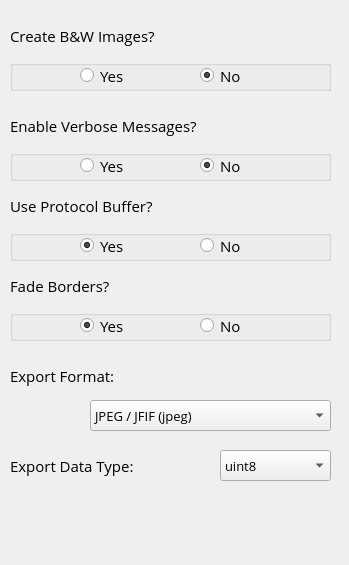
            <widget class="QWidget" name="page_2">
             <property name="geometry">
              <rect>
               <x>0</x>
               <y>0</y>
               <width>349</width>
               <height>565</height>
              </rect>
             </property>
             <attribute name="label">
              <string>Output Options</string>
             </attribute>
             <widget class="QLabel" name="label_50">
              <property name="geometry">
               <rect>
                <x>10</x>
                <y>270</y>
                <width>241</width>
                <height>31</height>
               </rect>
              </property>
              <property name="font">
               <font>
                <family>Open Sans</family>
                <pointsize>11</pointsize>
                <weight>50</weight>
                <bold>false</bold>
               </font>
              </property>
              <property name="text">
               <string>Fade Borders?</string>
              </property>
             </widget>
             <widget class="QGroupBox" name="grpProtocol">
              <property name="geometry">
               <rect>
                <x>10</x>
                <y>230</y>
                <width>321</width>
                <height>31</height>
               </rect>
              </property>
              <property name="font">
               <font>
                <family>Open Sans</family>
                <pointsize>11</pointsize>
                <weight>50</weight>
                <bold>false</bold>
               </font>
              </property>
              <property name="styleSheet">
               <string notr="true"/>
              </property>
              <property name="title">
               <string/>
              </property>
              <widget class="QRadioButton" name="rdoPBYes">
               <property name="geometry">
                <rect>
                 <x>70</x>
                 <y>0</y>
                 <width>86</width>
                 <height>31</height>
                </rect>
               </property>
               <property name="font">
                <font>
                 <family>Open Sans</family>
                 <pointsize>11</pointsize>
                 <weight>50</weight>
                 <bold>false</bold>
                </font>
               </property>
               <property name="text">
                <string>Yes</string>
               </property>
               <property name="checked">
                <bool>true</bool>
               </property>
              </widget>
              <widget class="QRadioButton" name="rdoPBNo">
               <property name="geometry">
                <rect>
                 <x>190</x>
                 <y>0</y>
                 <width>86</width>
                 <height>31</height>
                </rect>
               </property>
               <property name="font">
                <font>
                 <family>Open Sans</family>
                 <pointsize>11</pointsize>
                 <weight>50</weight>
                 <bold>false</bold>
                </font>
               </property>
               <property name="text">
                <string>No</string>
               </property>
               <property name="checked">
                <bool>false</bool>
               </property>
              </widget>
             </widget>
             <widget class="QGroupBox" name="grpFade">
              <property name="geometry">
               <rect>
                <x>10</x>
                <y>310</y>
                <width>321</width>
                <height>31</height>
               </rect>
              </property>
              <property name="font">
               <font>
                <family>Open Sans</family>
                <pointsize>11</pointsize>
                <weight>50</weight>
                <bold>false</bold>
               </font>
              </property>
              <property name="styleSheet">
               <string notr="true"/>
              </property>
              <property name="title">
               <string/>
              </property>
              <widget class="QRadioButton" name="rdoFadeYes">
               <property name="geometry">
                <rect>
                 <x>70</x>
                 <y>0</y>
                 <width>86</width>
                 <height>31</height>
                </rect>
               </property>
               <property name="font">
                <font>
                 <family>Open Sans</family>
                 <pointsize>11</pointsize>
                 <weight>50</weight>
                 <bold>false</bold>
                </font>
               </property>
               <property name="text">
                <string>Yes</string>
               </property>
               <property name="checked">
                <bool>true</bool>
               </property>
              </widget>
              <widget class="QRadioButton" name="rdoFadeNo">
               <property name="geometry">
                <rect>
                 <x>190</x>
                 <y>0</y>
                 <width>86</width>
                 <height>31</height>
                </rect>
               </property>
               <property name="font">
                <font>
                 <family>Open Sans</family>
                 <pointsize>11</pointsize>
                 <weight>50</weight>
                 <bold>false</bold>
                </font>
               </property>
               <property name="text">
                <string>No</string>
               </property>
               <property name="checked">
                <bool>false</bool>
               </property>
              </widget>
             </widget>
             <widget class="QLabel" name="label_19">
              <property name="geometry">
               <rect>
                <x>10</x>
                <y>190</y>
                <width>241</width>
                <height>31</height>
               </rect>
              </property>
              <property name="font">
               <font>
                <family>Open Sans</family>
                <pointsize>11</pointsize>
                <weight>50</weight>
                <bold>false</bold>
               </font>
              </property>
              <property name="text">
               <string>Use Protocol Buffer?</string>
              </property>
             </widget>
             <widget class="QGroupBox" name="grpBW">
              <property name="geometry">
               <rect>
                <x>10</x>
                <y>60</y>
                <width>321</width>
                <height>31</height>
               </rect>
              </property>
              <property name="font">
               <font>
                <family>Open Sans</family>
                <pointsize>11</pointsize>
                <weight>50</weight>
                <bold>false</bold>
               </font>
              </property>
              <property name="styleSheet">
               <string notr="true"/>
              </property>
              <property name="title">
               <string/>
              </property>
              <widget class="QRadioButton" name="rdoBWYes">
               <property name="geometry">
                <rect>
                 <x>70</x>
                 <y>0</y>
                 <width>86</width>
                 <height>31</height>
                </rect>
               </property>
               <property name="font">
                <font>
                 <family>Open Sans</family>
                 <pointsize>11</pointsize>
                 <weight>50</weight>
                 <italic>false</italic>
                 <bold>false</bold>
                </font>
               </property>
               <property name="text">
                <string>Yes</string>
               </property>
              </widget>
              <widget class="QRadioButton" name="rdoBWNo">
               <property name="geometry">
                <rect>
                 <x>190</x>
                 <y>0</y>
                 <width>86</width>
                 <height>31</height>
                </rect>
               </property>
               <property name="font">
                <font>
                 <family>Open Sans</family>
                 <pointsize>11</pointsize>
                 <weight>50</weight>
                 <italic>false</italic>
                 <bold>false</bold>
                </font>
               </property>
               <property name="text">
                <string>No</string>
               </property>
               <property name="checked">
                <bool>true</bool>
               </property>
              </widget>
             </widget>
             <widget class="QGroupBox" name="grpVerbose">
              <property name="geometry">
               <rect>
                <x>10</x>
                <y>150</y>
                <width>321</width>
                <height>31</height>
               </rect>
              </property>
              <property name="font">
               <font>
                <family>Open Sans</family>
                <pointsize>11</pointsize>
                <weight>50</weight>
                <bold>false</bold>
               </font>
              </property>
              <property name="styleSheet">
               <string notr="true"/>
              </property>
              <property name="title">
               <string/>
              </property>
              <widget class="QRadioButton" name="rdoVMYes">
               <property name="geometry">
                <rect>
                 <x>70</x>
                 <y>0</y>
                 <width>86</width>
                 <height>31</height>
                </rect>
               </property>
               <property name="font">
                <font>
                 <family>Open Sans</family>
                 <pointsize>11</pointsize>
                 <weight>50</weight>
                 <italic>false</italic>
                 <bold>false</bold>
                </font>
               </property>
               <property name="text">
                <string>Yes</string>
               </property>
              </widget>
              <widget class="QRadioButton" name="rdoVMNo">
               <property name="geometry">
                <rect>
                 <x>190</x>
                 <y>0</y>
                 <width>86</width>
                 <height>31</height>
                </rect>
               </property>
               <property name="font">
                <font>
                 <family>Open Sans</family>
                 <pointsize>11</pointsize>
                 <weight>50</weight>
                 <italic>false</italic>
                 <bold>false</bold>
                </font>
               </property>
               <property name="text">
                <string>No</string>
               </property>
               <property name="checked">
                <bool>true</bool>
               </property>
              </widget>
             </widget>
             <widget class="QLabel" name="label_14">
              <property name="geometry">
               <rect>
                <x>10</x>
                <y>20</y>
                <width>231</width>
                <height>31</height>
               </rect>
              </property>
              <property name="font">
               <font>
                <family>Open Sans</family>
                <pointsize>11</pointsize>
                <weight>50</weight>
                <bold>false</bold>
               </font>
              </property>
              <property name="text">
               <string>Create B&amp;W Images?</string>
              </property>
             </widget>
             <widget class="QLabel" name="label_20">
              <property name="geometry">
               <rect>
                <x>10</x>
                <y>110</y>
                <width>241</width>
                <height>31</height>
               </rect>
              </property>
              <property name="font">
               <font>
                <family>Open Sans</family>
                <pointsize>11</pointsize>
                <weight>50</weight>
                <bold>false</bold>
               </font>
              </property>
              <property name="text">
               <string>Enable Verbose Messages?</string>
              </property>
             </widget>
             <widget class="QComboBox" name="cboData">
              <property name="geometry">
               <rect>
                <x>220</x>
                <y>450</y>
                <width>111</width>
                <height>31</height>
               </rect>
              </property>
              <property name="font">
               <font>
                <family>Open Sans</family>
                <pointsize>10</pointsize>
                <weight>50</weight>
                <bold>false</bold>
               </font>
              </property>
              <property name="currentIndex">
               <number>0</number>
              </property>
              <item>
               <property name="text">
                <string>uint8</string>
               </property>
              </item>
              <item>
               <property name="text">
                <string>int16</string>
               </property>
              </item>
              <item>
               <property name="text">
                <string>uint16</string>
               </property>
              </item>
              <item>
               <property name="text">
                <string>int32</string>
               </property>
              </item>
              <item>
               <property name="text">
                <string>uint32</string>
               </property>
              </item>
              <item>
               <property name="text">
                <string>int64</string>
               </property>
              </item>
              <item>
               <property name="text">
                <string>uint64</string>
               </property>
              </item>
              <item>
               <property name="text">
                <string>float16</string>
               </property>
              </item>
              <item>
               <property name="text">
                <string>float32</string>
               </property>
              </item>
              <item>
               <property name="text">
                <string>float64</string>
               </property>
              </item>
             </widget>
             <widget class="QLabel" name="label_32">
              <property name="geometry">
               <rect>
                <x>10</x>
                <y>450</y>
                <width>161</width>
                <height>31</height>
               </rect>
              </property>
              <property name="font">
               <font>
                <family>Open Sans</family>
                <pointsize>11</pointsize>
                <weight>50</weight>
                <bold>false</bold>
               </font>
              </property>
              <property name="text">
               <string>Export Data Type:</string>
              </property>
             </widget>
             <widget class="QLabel" name="label_31">
              <property name="geometry">
               <rect>
                <x>10</x>
                <y>360</y>
                <width>161</width>
                <height>31</height>
               </rect>
              </property>
              <property name="font">
               <font>
                <family>Open Sans</family>
                <pointsize>11</pointsize>
                <weight>50</weight>
                <bold>false</bold>
               </font>
              </property>
              <property name="text">
               <string>Export Format:</string>
              </property>
             </widget>
             <widget class="QComboBox" name="cboFormat">
              <property name="geometry">
               <rect>
                <x>90</x>
                <y>400</y>
                <width>241</width>
                <height>31</height>
               </rect>
              </property>
              <property name="font">
               <font>
                <family>Open Sans</family>
                <pointsize>10</pointsize>
                <weight>50</weight>
                <bold>false</bold>
               </font>
              </property>
              <property name="currentIndex">
               <number>0</number>
              </property>
              <property name="sizeAdjustPolicy">
               <enum>QComboBox::AdjustToContentsOnFirstShow</enum>
              </property>
              <item>
               <property name="text">
                <string>JPEG / JFIF (jpeg)</string>
               </property>
              </item>
              <item>
               <property name="text">
                <string>Portable Network Graphics (png)</string>
               </property>
              </item>
              <item>
               <property name="text">
                <string>Microsoft Windows Device Independent Bitmap (bmp)</string>
               </property>
              </item>
              <item>
               <property name="text">
                <string>Graphics Interchange Format (gif)</string>
               </property>
              </item>
              <item>
               <property name="text">
                <string>TIFF / BigTIFF / GeoTIFF (tif)</string>
               </property>
              </item>
              <item>
               <property name="text">
                <string>X11 Pixmap (xpm)</string>
               </property>
              </item>
              <item>
               <property name="text">
                <string>Arc/Info Binary Grid (adf)</string>
               </property>
              </item>
              <item>
               <property name="text">
                <string>Bathymetry Attributed Grid (bag)</string>
               </property>
              </item>
              <item>
               <property name="text">
                <string>BSB Nautical Chart Format (kap)</string>
               </property>
              </item>
              <item>
               <property name="text">
                <string>Envisat Image Product (n1)</string>
               </property>
              </item>
              <item>
               <property name="text">
                <string>Erdas Imagine (img)</string>
               </property>
              </item>
              <item>
               <property name="text">
                <string>Erdas Compressed Wavelets (ecw)</string>
               </property>
              </item>
              <item>
               <property name="text">
                <string>ERMapper (ers)</string>
               </property>
              </item>
              <item>
               <property name="text">
                <string>EUMETSAT Archive Native (nat)</string>
               </property>
              </item>
              <item>
               <property name="text">
                <string>FITS (fits)</string>
               </property>
              </item>
              <item>
               <property name="text">
                <string>GDAL Virtual (vrt)</string>
               </property>
              </item>
              <item>
               <property name="text">
                <string>Generic Tagged Arrays (gta)</string>
               </property>
              </item>
              <item>
               <property name="text">
                <string>In Memory Raster (mem)</string>
               </property>
              </item>
              <item>
               <property name="text">
                <string>Japanese DEM (mem)</string>
               </property>
              </item>
              <item>
               <property name="text">
                <string>Swedish Grid RIK (rik)</string>
               </property>
              </item>
              <item>
               <property name="text">
                <string>Terragen Heightfield (ter)</string>
               </property>
              </item>
              <item>
               <property name="text">
                <string>USGS ASCII DEM / CDED (dem)</string>
               </property>
              </item>
              <item>
               <property name="text">
                <string>USGS DOQ 1st Generation (doq)</string>
               </property>
              </item>
              <item>
               <property name="text">
                <string>USGS DOQ New Labelled (doq)</string>
               </property>
              </item>
              <item>
               <property name="text">
                <string>WMO GRIB1 / GRIB2 (grb)</string>
               </property>
              </item>
             </widget>
            </widget>
